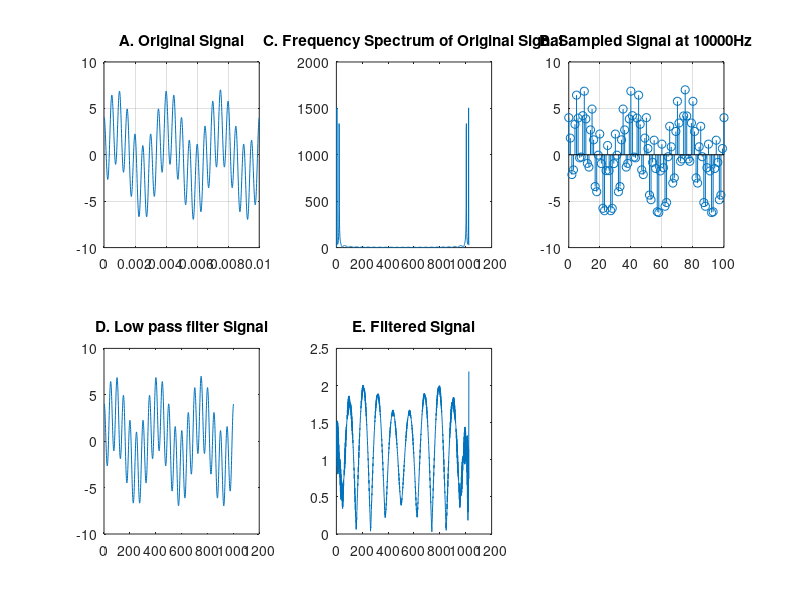

The MATLAB script that drew this image:
clear all
close all
t=0:.00001:0.01;
x=3*sin(600*pi*t)+4*cos(4000*pi*t);
subplot(2,3,1)
plot(t,x);
title('A. Original Signal');
grid on;

%%Frequency response of the samples
subplot(2,3,2);
x_fft=abs(fft(x, 1024));
plot(x_fft)
title('C. Frequency Spectrum of Original Signal');

%%sampling at 10000Hz
subplot(2,3,3)
Fs=10000; %%Fs is the sampling reate
Ts=1/Fs; %%Fs is teh sampling frequency
delta=zeros(1, length(t));
delta(mod(t,Ts)==00)=1; %%sampling signal
x_s=x.*delta; %%multiple with impulse train, train on 1's and 0's
x_s=x_s(x_s~=0); %%pick samples that are non-zeros
stem(0:length(x_s)-1, x_s);
title('B. Sampled Signal at 10000Hz');
grid on;

%% Signal through low pass filter
x=3*sin(600*pi*t)+4*cos(4000*pi*t); %%original signal
subplot(2,3,4);
plot(x)
title('D. Low pass filter Signal');
x_fft=(fft(x,512)); %%frequency spectrum

x_fft(500:512)=0; %%supress high band
x_rec=(ifft(x_fft, 1024)); %%get the time respose back
subplot(2,3,5);
plot(abs(x_rec));
title('E. Filtered Signal');
